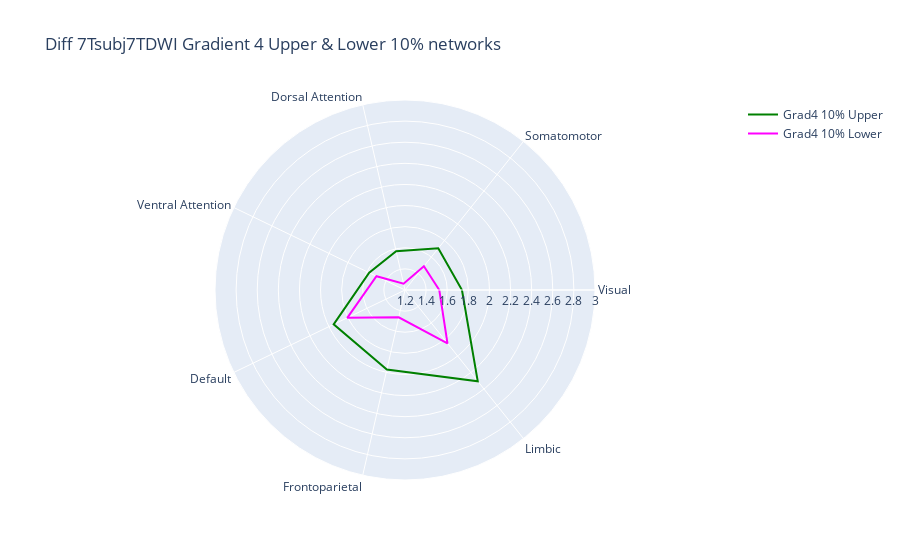

The cell this chart's notebook holds for it:
### Code cell
fig = go.Figure()

fig.add_trace(go.Scatterpolar(r=grad4_10_network_df['Grad4 10% Upper'].values.tolist() + grad4_10_network_df['Grad4 10% Upper'].values.tolist()[:1], theta=grad4_10_network_df['networks'].tolist() + grad4_10_network_df['networks'].tolist()[:1], mode = 'lines', line_color = 'green', name='Grad4 10% Upper'))
fig.add_trace(go.Scatterpolar(r=grad4_10_network_df['Grad4 10% Lower'].values.tolist() + grad4_10_network_df['Grad4 10% Lower'].values.tolist()[:1], theta=grad4_10_network_df['networks'].tolist() + grad4_10_network_df['networks'].tolist()[:1], mode = 'lines', line_color = 'fuchsia', name='Grad4 10% Lower'))

fig.update_layout(polar=dict(radialaxis=dict(visible=True, range=[1.2, 3.0])),title = 'Diff 7Tsubj7TDWI Gradient 4 Upper & Lower 10% networks', showlegend=True)

fig.show()
fig.write_image(fig_path+'Diff_7Tsubj7TDWI_Gradient4_Upper&Lower_10%_networks.png')

### Figure 1 — Plotly figure (JSON) as saved in the notebook; plotly's stock layout.template omitted (floating-point values rounded to 4 significant figures)
{"data": [{"line": {"color": "green"}, "mode": "lines", "name": "Grad4 10% Upper", "r": [1.739, 1.706, 1.578, 1.577, 1.95, 1.973, 2.306, 1.739], "theta": ["Visual", "Somatomotor", "Dorsal Attention", "Ventral Attention", "Default", "Frontoparietal", "Limbic", "Visual"], "type": "scatterpolar"}, {"line": {"color": "fuchsia"}, "mode": "lines", "name": "Grad4 10% Lower", "r": [1.525, 1.487, 1.262, 1.5, 1.807, 1.466, 1.846, 1.525], "theta": ["Visual", "Somatomotor", "Dorsal Attention", "Ventral Attention", "Default", "Frontoparietal", "Limbic", "Visual"], "type": "scatterpolar"}], "layout": {"autosize": true, "polar": {"angularaxis": {"type": "category"}, "radialaxis": {"autorange": false, "range": [1.2, 3], "type": "linear", "visible": true}}, "showlegend": true, "title": {"text": "Diff 7Tsubj7TDWI Gradient 4 Upper & Lower 10% networks"}}}
